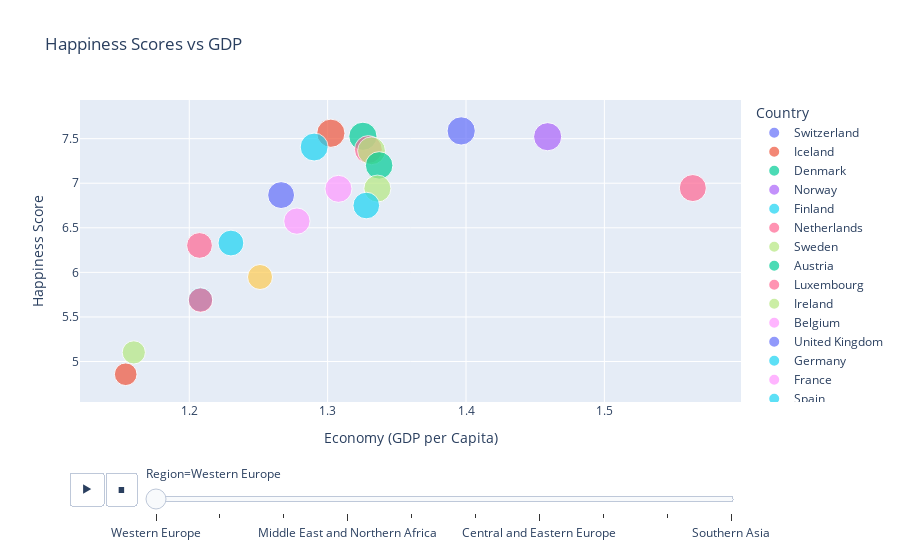

Write notebook code for a chart like this one.
### Code cell
px.scatter(data_frame = df15,
           x = 'Economy (GDP per Capita)', 
           y = 'Happiness Score', 
           animation_frame = 'Region',
           animation_group = 'Country',
           size = 'Happiness Score', 
           color = 'Country', 
           hover_name = 'Happiness Rank', 
           title = 'Happiness Scores vs GDP')
#Так же нашел как сделать более наглядную иллюстрацию отношения счастья к уровню экономики. Похожий график делал выше однако тут более нагляднее.

### Figure 1 — Plotly figure (JSON) as saved in the notebook; plotly's stock layout.template omitted (floating-point values rounded to 4 significant figures)
{"data": [{"hovertemplate": "<b>%{hovertext}</b><br><br>Country=Switzerland<br>Region=Western Europe<br>Economy (GDP per Capita)=%{x}<br>Happiness Score=%{marker.size}<extra></extra>", "hovertext": [1], "ids": ["Switzerland"], "legendgroup": "Switzerland", "marker": {"color": "#636efa", "size": [7.587], "sizemode": "area", "sizeref": 0.01897, "symbol": "circle"}, "mode": "markers", "name": "Switzerland", "orientation": "v", "showlegend": true, "type": "scatter", "x": [1.397], "xaxis": "x", "y": [7.587], "yaxis": "y"}, {"hovertemplate": "<b>%{hovertext}</b><br><br>Country=Iceland<br>Region=Western Europe<br>Economy (GDP per Capita)=%{x}<br>Happiness Score=%{marker.size}<extra></extra>", "hovertext": [2], "ids": ["Iceland"], "legendgroup": "Iceland", "marker": {"color": "#EF553B", "size": [7.561], "sizemode": "area", "sizeref": 0.01897, "symbol": "circle"}, "mode": "markers", "name": "Iceland", "orientation": "v", "showlegend": true, "type": "scatter", "x": [1.302], "xaxis": "x", "y": [7.561], "yaxis": "y"}, {"hovertemplate": "<b>%{hovertext}</b><br><br>Country=Denmark<br>Region=Western Europe<br>Economy (GDP per Capita)=%{x}<br>Happiness Score=%{marker.size}<extra></extra>", "hovertext": [3], "ids": ["Denmark"], "legendgroup": "Denmark", "marker": {"color": "#00cc96", "size": [7.527], "sizemode": "area", "sizeref": 0.01897, "symbol": "circle"}, "mode": "markers", "name": "Denmark", "orientation": "v", "showlegend": true, "type": "scatter", "x": [1.325], "xaxis": "x", "y": [7.527], "yaxis": "y"}, {"hovertemplate": "<b>%{hovertext}</b><br><br>Country=Norway<br>Region=Western Europe<br>Economy (GDP per Capita)=%{x}<br>Happiness Score=%{marker.size}<extra></extra>", "hovertext": [4], "ids": ["Norway"], "legendgroup": "Norway", "marker": {"color": "#ab63fa", "size": [7.522], "sizemode": "area", "sizeref": 0.01897, "symbol": "circle"}, "mode": "markers", "name": "Norway", "orientation": "v", "showlegend": true, "type": "scatter", "x": [1.459], "xaxis": "x", "y": [7.522], "yaxis": "y"}, {"hovertemplate": "<b>%{hovertext}</b><br><br>Country=Finland<br>Region=Western Europe<br>Economy (GDP per Capita)=%{x}<br>Happiness Score=%{marker.size}<extra></extra>", "hovertext": [6], "ids": ["Finland"], "legendgroup": "Finland", "marker": {"color": "#19d3f3", "size": [7.406], "sizemode": "area", "sizeref": 0.01897, "symbol": "circle"}, "mode": "markers", "name": "Finland", "orientation": "v", "showlegend": true, "type": "scatter", "x": [1.29], "xaxis": "x", "y": [7.406], "yaxis": "y"}, {"hovertemplate": "<b>%{hovertext}</b><br><br>Country=Netherlands<br>Region=Western Europe<br>Economy (GDP per Capita)=%{x}<br>Happiness Score=%{marker.size}<extra></extra>", "hovertext": [7], "ids": ["Netherlands"], "legendgroup": "Netherlands", "marker": {"color": "#FF6692", "size": [7.378], "sizemode": "area", "sizeref": 0.01897, "symbol": "circle"}, "mode": "markers", "name": "Netherlands", "orientation": "v", "showlegend": true, "type": "scatter", "x": [1.329], "xaxis": "x", "y": [7.378], "yaxis": "y"}, {"hovertemplate": "<b>%{hovertext}</b><br><br>Country=Sweden<br>Region=Western Europe<br>Economy (GDP per Capita)=%{x}<br>Happiness Score=%{marker.size}<extra></extra>", "hovertext": [8], "ids": ["Sweden"], "legendgroup": "Sweden", "marker": {"color": "#B6E880", "size": [7.364], "sizemode": "area", "sizeref": 0.01897, "symbol": "circle"}, "mode": "markers", "name": "Sweden", "orientation": "v", "showlegend": true, "type": "scatter", "x": [1.332], "xaxis": "x", "y": [7.364], "yaxis": "y"}, {"hovertemplate": "<b>%{hovertext}</b><br><br>Country=Austria<br>Region=Western Europe<br>Economy (GDP per Capita)=%{x}<br>Happiness Score=%{marker.size}<extra></extra>", "hovertext": [13], "ids": ["Austria"], "legendgroup": "Austria", "marker": {"color": "#00cc96", "size": [7.2], "sizemode": "area", "sizeref": 0.01897, "symbol": "circle"}, "mode": "markers", "name": "Austria", "orientation": "v", "showlegend": true, "type": "scatter", "x": [1.337], "xaxis": "x", "y": [7.2], "yaxis": "y"}, {"hovertemplate": "<b>%{hovertext}</b><br><br>Country=Luxembourg<br>Region=Western Europe<br>Economy (GDP per Capita)=%{x}<br>Happiness Score=%{marker.size}<extra></extra>", "hovertext": [17], "ids": ["Luxembourg"], "legendgroup": "Luxembourg", "marker": {"color": "#FF6692", "size": [6.946], "sizemode": "area", "sizeref": 0.01897, "symbol": "circle"}, "mode": "markers", "name": "Luxembourg", "orientation": "v", "showlegend": true, "type": "scatter", "x": [1.564], "xaxis": "x", "y": [6.946], "yaxis": "y"}, {"hovertemplate": "<b>%{hovertext}</b><br><br>Country=Ireland<br>Region=Western Europe<br>Economy (GDP per Capita)=%{x}<br>Happiness Score=%{marker.size}<extra></extra>", "hovertext": [18], "ids": ["Ireland"], "legendgroup": "Ireland", "marker": {"color": "#B6E880", "size": [6.94], "sizemode": "area", "sizeref": 0.01897, "symbol": "circle"}, "mode": "markers", "name": "Ireland", "orientation": "v", "showlegend": true, "type": "scatter", "x": [1.336], "xaxis": "x", "y": [6.94], "yaxis": "y"}, {"hovertemplate": "<b>%{hovertext}</b><br><br>Country=Belgium<br>Region=Western Europe<br>Economy (GDP per Capita)=%{x}<br>Happiness Score=%{marker.size}<extra></extra>", "hovertext": [19], "ids": ["Belgium"], "legendgroup": "Belgium", "marker": {"color": "#FF97FF", "size": [6.937], "sizemode": "area", "sizeref": 0.01897, "symbol": "circle"}, "mode": "markers", "name": "Belgium", "orientation": "v", "showlegend": true, "type": "scatter", "x": [1.308], "xaxis": "x", "y": [6.937], "yaxis": "y"}, {"hovertemplate": "<b>%{hovertext}</b><br><br>Country=United Kingdom<br>Region=Western Europe<br>Economy (GDP per Capita)=%{x}<br>Happiness Score=%{marker.size}<extra></extra>", "hovertext": [21], "ids": ["United Kingdom"], "legendgroup": "United Kingdom", "marker": {"color": "#636efa", "size": [6.867], "sizemode": "area", "sizeref": 0.01897, "symbol": "circle"}, "mode": "markers", "name": "United Kingdom", "orientation": "v", "showlegend": true, "type": "scatter", "x": [1.266], "xaxis": "x", "y": [6.867], "yaxis": "y"}, {"hovertemplate": "<b>%{hovertext}</b><br><br>Country=Germany<br>Region=Western Europe<br>Economy (GDP per Capita)=%{x}<br>Happiness Score=%{marker.size}<extra></extra>", "hovertext": [26], "ids": ["Germany"], "legendgroup": "Germany", "marker": {"color": "#19d3f3", "size": [6.75], "sizemode": "area", "sizeref": 0.01897, "symbol": "circle"}, "mode": "markers", "name": "Germany", "orientation": "v", "showlegend": true, "type": "scatter", "x": [1.328], "xaxis": "x", "y": [6.75], "yaxis": "y"}, {"hovertemplate": "<b>%{hovertext}</b><br><br>Country=France<br>Region=Western Europe<br>Economy (GDP per Capita)=%{x}<br>Happiness Score=%{marker.size}<extra></extra>", "hovertext": [29], "ids": ["France"], "legendgroup": "France", "marker": {"color": "#FF97FF", "size": [6.575], "sizemode": "area", "sizeref": 0.01897, "symbol": "circle"}, "mode": "markers", "name": "France", "orientation": "v", "showlegend": true, "type": "scatter", "x": [1.278], "xaxis": "x", "y": [6.575], "yaxis": "y"}, {"hovertemplate": "<b>%{hovertext}</b><br><br>Country=Spain<br>Region=Western Europe<br>Economy (GDP per Capita)=%{x}<br>Happiness Score=%{marker.size}<extra></extra>", "hovertext": [36], "ids": ["Spain"], "legendgroup": "Spain", "marker": {"color": "#19d3f3", "size": [6.329], "sizemode": "area", "sizeref": 0.01897, "symbol": "circle"}, "mode": "markers", "name": "Spain", "orientation": "v", "showlegend": true, "type": "scatter", "x": [1.23], "xaxis": "x", "y": [6.329], "yaxis": "y"}, {"hovertemplate": "<b>%{hovertext}</b><br><br>Country=Malta<br>Region=Western Europe<br>Economy (GDP per Capita)=%{x}<br>Happiness Score=%{marker.size}<extra></extra>", "hovertext": [37], "ids": ["Malta"], "legendgroup": "Malta", "marker": {"color": "#FF6692", "size": [6.302], "sizemode": "area", "sizeref": 0.01897, "symbol": "circle"}, "mode": "markers", "name": "Malta", "orientation": "v", "showlegend": true, "type": "scatter", "x": [1.207], "xaxis": "x", "y": [6.302], "yaxis": "y"}, {"hovertemplate": "<b>%{hovertext}</b><br><br>Country=Italy<br>Region=Western Europe<br>Economy (GDP per Capita)=%{x}<br>Happiness Score=%{marker.size}<extra></extra>", "hovertext": [50], "ids": ["Italy"], "legendgroup": "Italy", "marker": {"color": "#FECB52", "size": [5.948], "sizemode": "area", "sizeref": 0.01897, "symbol": "circle"}, "mode": "markers", "name": "Italy", "orientation": "v", "showlegend": true, "type": "scatter", "x": [1.251], "xaxis": "x", "y": [5.948], "yaxis": "y"}, {"hovertemplate": "<b>%{hovertext}</b><br><br>Country=North Cyprus<br>Region=Western Europe<br>Economy (GDP per Capita)=%{x}<br>Happiness Score=%{marker.size}<extra></extra>", "hovertext": [66], "ids": ["North Cyprus"], "legendgroup": "North Cyprus", "marker": {"color": "#19d3f3", "size": [5.695], "sizemode": "area", "sizeref": 0.01897, "symbol": "circle"}, "mode": "markers", "name": "North Cyprus", "orientation": "v", "showlegend": true, "type": "scatter", "x": [1.208], "xaxis": "x", "y": [5.695], "yaxis": "y"}, {"hovertemplate": "<b>%{hovertext}</b><br><br>Country=Cyprus<br>Region=Western Europe<br>Economy (GDP per Capita)=%{x}<br>Happiness Score=%{marker.size}<extra></extra>", "hovertext": [67], "ids": ["Cyprus"], "legendgroup": "Cyprus", "marker": {"color": "#FF6692", "size": [5.689], "sizemode": "area", "sizeref": 0.01897, "symbol": "circle"}, "mode": "markers", "name": "Cyprus", "orientation": "v", "showlegend": true, "type": "scatter", "x": [1.208], "xaxis": "x", "y": [5.689], "yaxis": "y"}, {"hovertemplate": "<b>%{hovertext}</b><br><br>Country=Portugal<br>Region=Western Europe<br>Economy (GDP per Capita)=%{x}<br>Happiness Score=%{marker.size}<extra></extra>", "hovertext": [88], "ids": ["Portugal"], "legendgroup": "Portugal", "marker": {"color": "#B6E880", "size": [5.102], "sizemode": "area", "sizeref": 0.01897, "symbol": "circle"}, "mode": "markers", "name": "Portugal", "orientation": "v", "showlegend": true, "type": "scatter", "x": [1.16], "xaxis": "x", "y": [5.102], "yaxis": "y"}, {"hovertemplate": "<b>%{hovertext}</b><br><br>Country=Greece<br>Region=Western Europe<br>Economy (GDP per Capita)=%{x}<br>Happiness Score=%{marker.size}<extra></extra>", "hovertext": [102], "ids": ["Greece"], "legendgroup": "Greece", "marker": {"color": "#EF553B", "size": [4.857], "sizemode": "area", "sizeref": 0.01897, "symbol": "circle"}, "mode": "markers", "name": "Greece", "orientation": "v", "showlegend": true, "type": "scatter", "x": [1.154], "xaxis": "x", "y": [4.857], "yaxis": "y"}], "layout": {"legend": {"itemsizing": "constant", "title": {"text": "Country"}, "tracegroupgap": 0}, "sliders": [{"active": 0, "currentvalue": {"prefix": "Region="}, "len": 0.9, "pad": {"b": 10, "t": 60}, "steps": [{"args": [["Western Europe"], {"frame": {"duration": 0, "redraw": false}, "fromcurrent": true, "mode": "immediate", "transition": {"duration": 0, "easing": "linear"}}], "label": "Western Europe", "method": "animate"}, {"args": [["North America"], {"frame": {"duration": 0, "redraw": false}, "fromcurrent": true, "mode": "immediate", "transition": {"duration": 0, "easing": "linear"}}], "label": "North America", "method": "animate"}, {"args": [["Australia and New Zealand"], {"frame": {"duration": 0, "redraw": false}, "fromcurrent": true, "mode": "immediate", "transition": {"duration": 0, "easing": "linear"}}], "label": "Australia and New Zealand", "method": "animate"}, {"args": [["Middle East and Northern Africa"], {"frame": {"duration": 0, "redraw": false}, "fromcurrent": true, "mode": "immediate", "transition": {"duration": 0, "easing": "linear"}}], "label": "Middle East and Northern Africa", "method": "animate"}, {"args": [["Latin America and Caribbean"], {"frame": {"duration": 0, "redraw": false}, "fromcurrent": true, "mode": "immediate", "transition": {"duration": 0, "easing": "linear"}}], "label": "Latin America and Caribbean", "method": "animate"}, {"args": [["Southeastern Asia"], {"frame": {"duration": 0, "redraw": false}, "fromcurrent": true, "mode": "immediate", "transition": {"duration": 0, "easing": "linear"}}], "label": "Southeastern Asia", "method": "animate"}, {"args": [["Central and Eastern Europe"], {"frame": {"duration": 0, "redraw": false}, "fromcurrent": true, "mode": "immediate", "transition": {"duration": 0, "easing": "linear"}}], "label": "Central and Eastern Europe", "method": "animate"}, {"args": [["Eastern Asia"], {"frame": {"duration": 0, "redraw": false}, "fromcurrent": true, "mode": "immediate", "transition": {"duration": 0, "easing": "linear"}}], "label": "Eastern Asia", "method": "animate"}, {"args": [["Sub-Saharan Africa"], {"frame": {"duration": 0, "redraw": false}, "fromcurrent": true, "mode": "immediate", "transition": {"duration": 0, "easing": "linear"}}], "label": "Sub-Saharan Africa", "method": "animate"}, {"args": [["Southern Asia"], {"frame": {"duration": 0, "redraw": false}, "fromcurrent": true, "mode": "immediate", "transition": {"duration": 0, "easing": "linear"}}], "label": "Southern Asia", "method": "animate"}], "x": 0.1, "xanchor": "left", "y": 0, "yanchor": "top"}], "title": {"text": "Happiness Scores vs GDP"}, "updatemenus": [{"buttons": [{"args": [null, {"frame": {"duration": 500, "redraw": false}, "fromcurrent": true, "mode": "immediate", "transition": {"duration": 500, "easing": "linear"}}], "label": "&#9654;", "method": "animate"}, {"args": [[null], {"frame": {"duration": 0, "redraw": false}, "fromcurrent": true, "mode": "immediate", "transition": {"duration": 0, "easing": "linear"}}], "label": "&#9724;", "method": "animate"}], "direction": "left", "pad": {"r": 10, "t": 70}, "showactive": false, "type": "buttons", "x": 0.1, "xanchor": "right", "y": 0, "yanchor": "top"}], "xaxis": {"anchor": "y", "domain": [0, 1], "title": {"text": "Economy (GDP per Capita)"}}, "yaxis": {"anchor": "x", "domain": [0, 1], "title": {"text": "Happiness Score"}}}}
